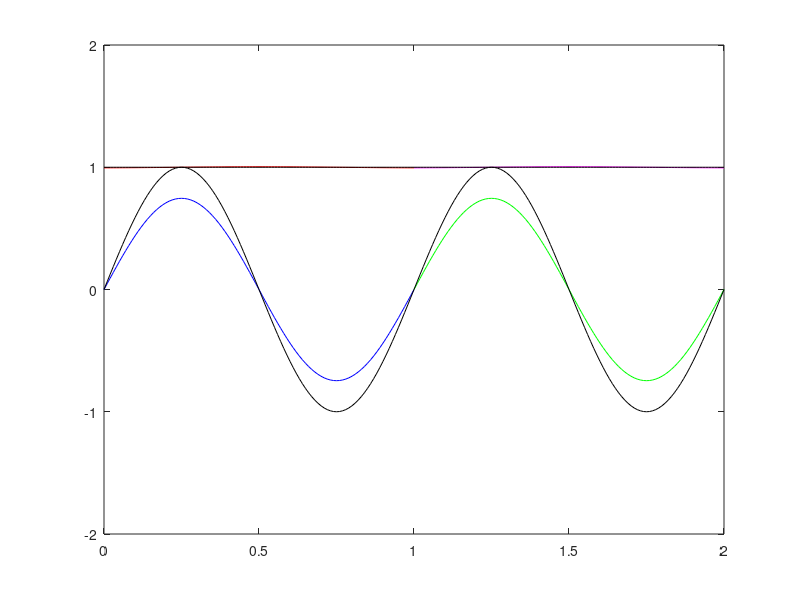

Write MATLAB code to recreate this figure.
a = 1;
b = 2;

%initialize parameters
t0 = 0;
tf = 1;
L = 100;
 

%define space mesh
x = linspace( 0 , 1 , L + 1 );
x = x';
h = x( 2 ) - x( 1 );

%set inital funcitons  
InitialPressure = sin( 2*pi * x );
InitialVelocity = ones( 1 , length( x ) );

% define time mesh
k = h / 2 ;
t = t0 : k : tf;
N = length( t ) - 1;

%wave speed details
rho1 = 1;                 %density
K1 = 1;                   %bulk modulus
rho2 = 1;
K2 = 1;
%impedence
Z1 = rho1 * K1;             
Z2 = rho2 * K2;

A = [ 0 K1 ; 1 / rho1 0 ];       %wave speed
R = [ -Z1 Z1 ; 1 1 ];
RI = inv(R);
evaluesA = eig( A );
c0w = evaluesA( 1 );
c0z = evaluesA( 2 );

%CFL number
mu = A * k / h;

%preallocate u, set initial value using intital condition
U =struct('PressureEdge1',zeros( N + 1 , L + 1 ),...
          'VelocityEdge1',zeros( N + 1 , L + 1 ),...
          'PressureEdge2',zeros( N + 1 , L + 1 ),...
          'VelocityEdge2',zeros( N + 1 , L + 1 ));
U( : ).PressureEdge1( 1 , : ) = InitialPressure;
U( : ).VelocityEdge1( 1 , : ) = InitialVelocity;
U( : ).PressureEdge2( 1 , : ) = InitialPressure;
U( : ).VelocityEdge2( 1 , : ) = InitialVelocity;



%struct to store w,z at junctions, index gives egde, column 1 of struct is
%the char at the left endpoint 'a' and column 2 gives the char at the 
% right endpoint 'b'
%w left moving c0w<0
%z right moving c0z>0
C=struct( 'w1',zeros( N + 1 , 2 ),...
          'z1',zeros( N + 1 , 2 ),...
          'w2',zeros( N + 1 , 2 ),...
          'z2',zeros( N + 1 , 2 ) );
      
%struct to hold the exaxt solution
E =struct('ExactPressureEdge1',zeros( N + 1 , L + 1 ),...
          'ExactVelocityEdge1',zeros( N + 1 , L + 1 ),...
          'ExactPressureEdge2',zeros( N + 1 , L + 1 ),...
          'ExactVelocityEdge2',zeros( N + 1 , L + 1 ));
%loop through time
for n=1:N
    %loop through space
    for j=2:L
%u(n + 1,j)= (u(n,j - 1) + u(n,j + 1))/2 -(mu/2)*(u(n,j + 1) - u(n,j - 1))
      
      %calculate interior nodes for edge 1
      prev = ( cell2mat( { U.PressureEdge1( n , j - 1 ),...
                           U.VelocityEdge1( n , j - 1 ) } ) )';
                  
      next = ( cell2mat( { U.PressureEdge1( n , j + 1 ),...
                           U.VelocityEdge1( n , j + 1 ) } ) )';
                  
      newU = ( prev + next ) / 2 - ( mu / 2 ) * ( next - prev );

      U.PressureEdge1( n + 1 , j ) = newU( 1 );
      U.VelocityEdge1( n + 1 , j ) = newU( 2 );
      
      %calculate interior nodes for edge 2
      prev = ( cell2mat( { U.PressureEdge2( n , j - 1),...
                           U.VelocityEdge2( n , j - 1 ) } ) )';
                    
      next = ( cell2mat( { U.PressureEdge2( n , j + 1 ),...
                           U.VelocityEdge2( n , j + 1 ) } ) )';
                    
      newU = ( prev + next ) / 2 - ( mu / 2 ) * ( next - prev );

      U.PressureEdge2( n + 1 , j ) = newU( 1 );
      U.VelocityEdge2( n + 1 , j ) = newU( 2 );
   
    end

    %JUNCTIONS
    
    %EDGE1 calculate known characteristics
    %calc  w char using pres/vel for egde 1 at vertex a
    j = 1;

    prev = R * ( cell2mat( { U.PressureEdge1( n , j ),...
                             U.VelocityEdge1( n , j ) } ) )';
    
    %check to ensure press/vel for w/z satisfy IC
    C.w1( 1 , a ) = prev( 1 );
    C.z1( 1 , a ) = prev( 2 );
    
    next = R *( cell2mat( { U.PressureEdge1( n , j + 1 ),...
                             U.VelocityEdge1( n , j + 1 ) } ) )';
   
    %w(x^n)=c0(dt/dx)*(w_(L)-w_(L-1))+w_L...linear interpolation for known char
    %where c0=-1, an eigen value of A and the slope of the characteristic
    curr = c0w * ( k / h ) * ( prev - next ) + prev;
    
    %set w char value at vertex  
    C.w1( n + 1 , a ) = curr( 1 );
    
    %calc z char using pres/vel for edge 1 at vertex b 
    j = L + 1;
        
    prev = R * ( cell2mat( { U.PressureEdge1( n , j - 1 ),...
                             U.VelocityEdge1( n , j - 1 ) } ) )';
   
    next = R * (cell2mat( { U.PressureEdge1( n , j ),...
                            U.VelocityEdge1( n , j ) } ) )';
                      
    %check to ensure press/vel for w/z satisfy IC
    C.w1( 1 , b ) = next( 1 );
    C.z1( 1 , b ) = next( 2 );
    
    %z(x^n)=mu*(z_(L)-z_(L-1))+z_L...linear interpolation for known char
    curr = c0z * ( k / h ) * ( prev - next ) + next;
    
    %set w char value at vertex 
    C.z1( n + 1 , b ) = curr( 2 );
        
    
   
    
    %EDGE2 calculate known characteristics
    %calc w char using pres/vel for edge 2 at vertex b
    j = 1;
    
    prev = R * ( cell2mat( { U.PressureEdge2( n , j ),...
                             U.VelocityEdge2( n , j ) } ) )';
      
    next = R * ( cell2mat( { U.PressureEdge2( n , j + 1 ),...
                             U.VelocityEdge2( n , j + 1 ) } ) )';
   
    %check to ensure press/vel for w/z satisfy IC
    C.w2( 1 , b ) = prev( 1 );
    C.z2( 1 , b ) = prev( 2 );
      
    %w(x^n)=c0(dt/dx)*(z_(L)-z_(L-1))+z_L...linear interpolation for known char
    %where c0=-1, an eigen value of A and the slope of the characteristic
    curr = c0w * ( k / h ) * ( prev - next ) + prev;
    
    %set w char value at vertex 
    C.w2( n + 1 , b ) = curr( 1 );
    
    
    %calc chars using pres/vel for edge 2 at vertex a
    j = L + 1;
    
    prev = R * ( cell2mat( { U.PressureEdge2( n , j - 1 ),...
                             U.VelocityEdge2( n , j - 1 ) } ) )';
                         
    next = R * ( cell2mat( { U.PressureEdge2( n , j ),...
                             U.VelocityEdge2( n , j ) } ) )';
                         
    %check to ensure press/vel for w/z satisfy IC
    C.w2( 1 , a ) = next( 1 );
    C.z2( 1 , a ) = next( 2 );
   
    %z(x^n)=mu*(z_(L)-z_(L-1))+z_L...linear interpolation for known char
    curr = c0z * ( k / h ) * ( prev - next ) + next;
    
    %set w char value at vertex 
    C.z2( n + 1 , a ) = curr( 2 );
    
    
    %EDGE1 
    
    %Vertex a
    %calc unk chars at vertex using juction conditions. Solve system 
    %Ax=b using interpolated chars 
    knownchars = ( cell2mat( { C.w1( n + 1 , a ),...
                               C.z2( n + 1 , a ) } ) )';
    %multiply by coeff matrix                       
    knownchars = [ Z1  Z2 ; -1 1 ] * knownchars;
    %solve
    unkchars = [ Z2 Z1 ; -1 1 ] \ knownchars ;
    %set new chars at vertex a 
    C.w2( n + 1 , a ) = unkchars( 1 );
    C.z1( n + 1 , a ) = unkchars( 2 );
  
    %calc press/vel using chars on edge 1 at vertex a
    newC = ( cell2mat( { C.w1( n + 1 , a ),...
                         C.z1( n + 1 , a ) } ) )';
                     
    newU = RI * newC;
    U.PressureEdge1( n + 1 , 1 ) = newU( 1 );
    U.VelocityEdge1( n + 1 , 1 ) = newU( 2 );
    
        
    %Vertex b
    %calc unk chars at vertex using juction conditions. Solve system 
    %Ax=b using interpolated chars 
    knownchars = ( cell2mat( { C.w2( n + 1 , b ),...
                               C.z1( n + 1 , b ) } ) )';
    
    %multiply by coefficient matrix
    knownchars = [ -Z2 -Z1 ; 1 -1 ] * knownchars;
    %solve
    unkchars = [ -Z2 -Z1 ; 1 -1 ] \ knownchars;
    C.w1( n + 1 , b ) = unkchars( 1 );
    C.z2( n + 1 , b ) = unkchars( 2 );
    
    
    %calc press/vel using chars on edge 1 at vertex b  
    newC = ( cell2mat( { C.w1( n + 1 , b ),...
                         C.z1( n + 1 , b ) } ) )';
                     
    newU = RI * newC;
    U.PressureEdge1( n + 1 , L + 1 ) = newU( 1 );
    U.VelocityEdge1( n + 1 , L + 1 ) = newU( 2 );
    
    
    %**********************************************************************
    %decide how to do this function****************
    
    
    %EDGE2
    %Vertex b
   
   
    %calc press/vel using chars on edge 2 at vertex b
    newC = ( cell2mat( { C.w2( n + 1 , b ),...
                         C.z2( n + 1 , b ) } ) )';
                     
    newU = RI * newC;
    U.PressureEdge2( n + 1 , 1 ) = newU( 1 );
    U.VelocityEdge2( n + 1 , 1 ) = newU( 2 );
    
    %Vertex a
    %calc press/vel using chars on edge 2 at vertex a
    newC = ( cell2mat( { C.w2( n + 1 , a ),...
                         C.z2( n + 1 , a ) } ) )';
                     
    newU = RI * newC;
    U.PressureEdge2( n + 1 , L + 1 ) = newU( 1 );
    U.VelocityEdge2( n + 1 , L + 1 ) = newU( 2 );
    
      
    
end


%calculate exact solution using known solutions for w,z
for n =1:N+1 
    wX = x - c0w * t( n );
    zX = x - c0z * t( n );
    wexact = ( -sin( 2*pi * wX) + 1 )';
    zexact = ( sin ( 2*pi * zX ) + 1 )';
    uexact= RI * [ wexact ; zexact ];
    
    E.ExactPressureEdge1( n , : ) =  uexact(1,:);
    E.ExactVelocityEdge1( n , : ) =  uexact(2,:);
    E.ExactPressureEdge2( n , : ) =  uexact(1,:);
    E.ExactVelocityEdge2( n , : ) =  uexact(2,:); 
end

clf
for i=1:N+1
    
    plot( x  , U.PressureEdge1( i , : ) , 'b',...
          x+1  , U.PressureEdge2( i , : ) , 'g',...
          x  , U.VelocityEdge1( i , : ) , 'r',...
          x +1 , U.VelocityEdge2( i , : ) , 'm',...
          x  , E.ExactPressureEdge1( i , : ) , 'k',...
          x +1 , E.ExactPressureEdge2( i , : ) , 'k',...
          x  , E.ExactVelocityEdge1( i , : ) , 'k',...
          x +1 , E.ExactVelocityEdge2( i , : ) , 'k')
      
	axis( [ 0  2 -2 2 ])
    pause( .05 )
    drawnow
    
end
hold off

